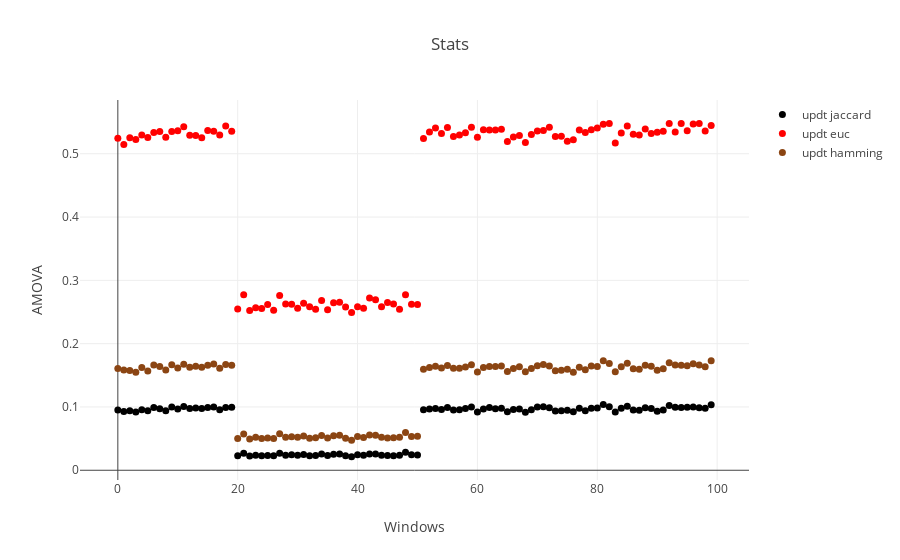

Notebook source saved alongside this figure:
### Code cell
AMOVA_stats= [[[Chr,wind,*Results[Chr][wind]] for wind in Results[Chr].keys()] for Chr in Results.keys()]
AMOVA_stats= np.array([y for y in it.chain(*AMOVA_stats)])

Names= ['updt jaccard','updt euc','updt hamming']
Colors= [[0,0,0],[255,0,0],[139,69,19]]
Colors= ['rgba(' + ','.join([str(x) for x in z]) + ',1)' for z in Colors]

fig_data= [go.Scatter(
    x= AMOVA_stats[:,1],
    y= AMOVA_stats[:,x],
    mode= 'markers',
    marker= dict(
        size= 7,
        color= Colors[x-3]
    ),
    name= Names[x - 3]
) for x in range(3,6)]

layout = go.Layout(
    title= 'Stats',
    yaxis=dict(
        title='AMOVA'),
    xaxis=dict(
        title='Windows')
)

fig= go.Figure(data=fig_data, layout=layout)
iplot(fig)
